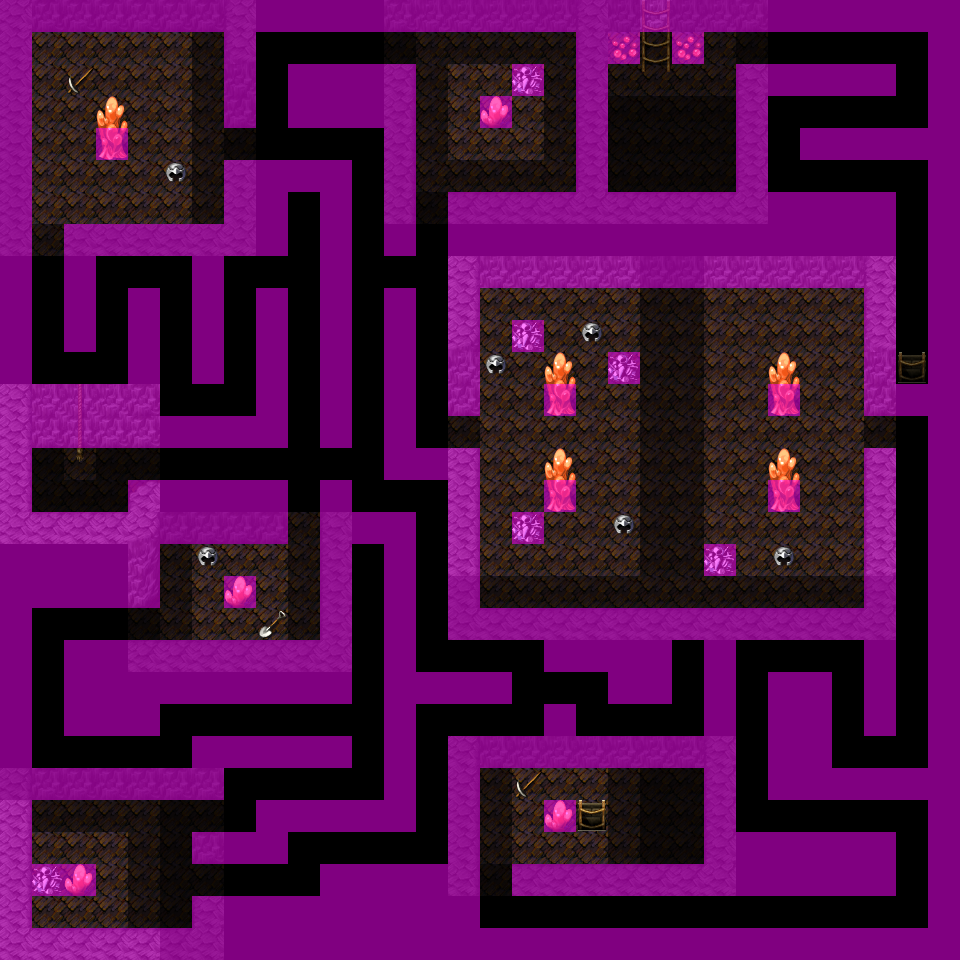

The image is a tile-based game level rendered from a .tmx file. Its description and source (layers, tilesets, objects; grid data summarised) follow:
An orthogonal 30x30 tile map with 32x32 px tiles, 4 tile layers (Ground, Objects, Above, Walkable), 40 tilesets and 9 objects (5x spawn, 4x mapchange).

<map version="1.0" orientation="orthogonal" width="30" height="30" tilewidth="32" tileheight="32">
 <tileset firstgid="1" name="map_bed_1" tilewidth="32" tileheight="32">
  <image source="../drawable/map_bed_1.png" width="512" height="256" />
 </tileset>
 <tileset firstgid="129" name="map_border_1" tilewidth="32" tileheight="32">
  <image source="../drawable/map_border_1.png" width="512" height="256" />
 </tileset>
 <tileset firstgid="257" name="map_bridge_1" tilewidth="32" tileheight="32">
  <image source="../drawable/map_bridge_1.png" width="512" height="256" />
 </tileset>
 <tileset firstgid="385" name="map_broken_1" tilewidth="32" tileheight="32">
  <image source="../drawable/map_broken_1.png" width="512" height="256" />
 </tileset>
 <tileset firstgid="513" name="map_cavewall_1" tilewidth="32" tileheight="32">
  <image source="../drawable/map_cavewall_1.png" width="576" height="192" />
 </tileset>
 <tileset firstgid="621" name="map_cavewall_2" tilewidth="32" tileheight="32">
  <image source="../drawable/map_cavewall_2.png" width="576" height="192" />
 </tileset>
 <tileset firstgid="729" name="map_cavewall_3" tilewidth="32" tileheight="32">
  <image source="../drawable/map_cavewall_3.png" width="576" height="192" />
 </tileset>
 <tileset firstgid="837" name="map_chair_table_1" tilewidth="32" tileheight="32">
  <image source="../drawable/map_chair_table_1.png" width="512" height="256" />
 </tileset>
 <tileset firstgid="965" name="map_crate_1" tilewidth="32" tileheight="32">
  <image source="../drawable/map_crate_1.png" width="512" height="256" />
 </tileset>
 <tileset firstgid="1093" name="map_cupboard_1" tilewidth="32" tileheight="32">
  <image source="../drawable/map_cupboard_1.png" width="512" height="256" />
 </tileset>
 <tileset firstgid="1221" name="map_curtain_1" tilewidth="32" tileheight="32">
  <image source="../drawable/map_curtain_1.png" width="512" height="256" />
 </tileset>
 <tileset firstgid="1349" name="map_entrance_1" tilewidth="32" tileheight="32">
  <image source="../drawable/map_entrance_1.png" width="512" height="256" />
 </tileset>
 <tileset firstgid="1477" name="map_fence_1" tilewidth="32" tileheight="32">
  <image source="../drawable/map_fence_1.png" width="512" height="256" />
 </tileset>
 <tileset firstgid="1605" name="map_fence_2" tilewidth="32" tileheight="32">
  <image source="../drawable/map_fence_2.png" width="512" height="256" />
 </tileset>
 <tileset firstgid="1733" name="map_ground_1" tilewidth="32" tileheight="32">
  <image source="../drawable/map_ground_1.png" width="512" height="256" />
 </tileset>
 <tileset firstgid="1861" name="map_ground_2" tilewidth="32" tileheight="32">
  <image source="../drawable/map_ground_2.png" width="512" height="256" />
 </tileset>
 <tileset firstgid="1989" name="map_ground_3" tilewidth="32" tileheight="32">
  <image source="../drawable/map_ground_3.png" width="512" height="256" />
 </tileset>
 <tileset firstgid="2117" name="map_ground_4" tilewidth="32" tileheight="32">
  <image source="../drawable/map_ground_4.png" width="512" height="256" />
 </tileset>
 <tileset firstgid="2245" name="map_ground_5" tilewidth="32" tileheight="32">
  <image source="../drawable/map_ground_5.png" width="512" height="256" />
 </tileset>
 <tileset firstgid="2373" name="map_ground_6" tilewidth="32" tileheight="32">
  <image source="../drawable/map_ground_6.png" width="512" height="256" />
 </tileset>
 <tileset firstgid="2501" name="map_ground_7" tilewidth="32" tileheight="32">
  <image source="../drawable/map_ground_7.png" width="512" height="256" />
 </tileset>
 <tileset firstgid="2629" name="map_ground_8" tilewidth="32" tileheight="32">
  <image source="../drawable/map_ground_8.png" width="512" height="256" />
 </tileset>
 <tileset firstgid="2757" name="map_indoor_1" tilewidth="32" tileheight="32">
  <image source="../drawable/map_indoor_1.png" width="512" height="256" />
 </tileset>
 <tileset firstgid="2885" name="map_kitchen_1" tilewidth="32" tileheight="32">
  <image source="../drawable/map_kitchen_1.png" width="512" height="256" />
 </tileset>
 <tileset firstgid="3013" name="map_outdoor_1" tilewidth="32" tileheight="32">
  <image source="../drawable/map_outdoor_1.png" width="512" height="256" />
 </tileset>
 <tileset firstgid="3141" name="map_pillar_1" tilewidth="32" tileheight="32">
  <image source="../drawable/map_pillar_1.png" width="512" height="256" />
 </tileset>
 <tileset firstgid="3269" name="map_plant_1" tilewidth="32" tileheight="32">
  <image source="../drawable/map_plant_1.png" width="512" height="256" />
 </tileset>
 <tileset firstgid="3397" name="map_rock_1" tilewidth="32" tileheight="32">
  <image source="../drawable/map_rock_1.png" width="512" height="256" />
 </tileset>
 <tileset firstgid="3525" name="map_roof_1" tilewidth="32" tileheight="32">
  <image source="../drawable/map_roof_1.png" width="512" height="256" />
 </tileset>
 <tileset firstgid="3653" name="map_roof_2" tilewidth="32" tileheight="32">
  <image source="../drawable/map_roof_2.png" width="512" height="256" />
 </tileset>
 <tileset firstgid="3781" name="map_shop_1" tilewidth="32" tileheight="32">
  <image source="../drawable/map_shop_1.png" width="512" height="256" />
 </tileset>
 <tileset firstgid="3909" name="map_sign_ladder_1" tilewidth="32" tileheight="32">
  <image source="../drawable/map_sign_ladder_1.png" width="512" height="256" />
 </tileset>
 <tileset firstgid="4037" name="map_table_1" tilewidth="32" tileheight="32">
  <image source="../drawable/map_table_1.png" width="512" height="256" />
 </tileset>
 <tileset firstgid="4165" name="map_trail_1" tilewidth="32" tileheight="32">
  <image source="../drawable/map_trail_1.png" width="512" height="256" />
 </tileset>
 <tileset firstgid="4293" name="map_tree_1" tilewidth="32" tileheight="32">
  <image source="../drawable/map_tree_1.png" width="512" height="256" />
 </tileset>
 <tileset firstgid="4421" name="map_wall_1" tilewidth="32" tileheight="32">
  <image source="../drawable/map_wall_1.png" width="512" height="256" />
 </tileset>
 <tileset firstgid="4549" name="map_wall_2" tilewidth="32" tileheight="32">
  <image source="../drawable/map_wall_2.png" width="480" height="256" />
 </tileset>
 <tileset firstgid="4669" name="map_wall_3" tilewidth="32" tileheight="32">
  <image source="../drawable/map_wall_3.png" width="480" height="256" />
 </tileset>
 <tileset firstgid="4789" name="map_window_1" tilewidth="32" tileheight="32">
  <image source="../drawable/map_window_1.png" width="512" height="256" />
 </tileset>
 <tileset firstgid="4917" name="map_window_2" tilewidth="32" tileheight="32">
  <image source="../drawable/map_window_2.png" width="512" height="256" />
 </tileset>
 <layer name="Ground" width="30" height="30">
  <data>[900 cells, 900 non-empty, 11 distinct tile ids]</data>
 </layer>
 <layer name="Objects" width="30" height="30">
  <data>[900 cells, 318 non-empty, 18 distinct tile ids]</data>
 </layer>
 <layer name="Above" width="30" height="30">
  <data>[900 cells, 631 non-empty, 2 distinct tile ids]</data>
 </layer>
 <layer name="Walkable" width="30" height="30">
  <data>[900 cells, 443 non-empty, 1 distinct tile ids]</data>
 </layer>
 <objectgroup name="Mapevents" width="30" height="30">
  <object name="west" type="mapchange" x="64" y="448" width="32" height="32">
   <properties>
    <property name="map" value="blackwater_mountain6" />
    <property name="place" value="north" />
   </properties>
  </object>
  <object name="south" type="mapchange" x="576" y="800" width="32" height="32">
   <properties>
    <property name="map" value="blackwater_mountain8" />
    <property name="place" value="south" />
   </properties>
  </object>
  </objectgroup>
 <objectgroup name="Spawn" width="30" height="30">
  <!-- 5 objects omitted --></objectgroup>
 <objectgroup name="Keys" width="30" height="30" />
</map>
<!-- 7 of 9 objects omitted -->
